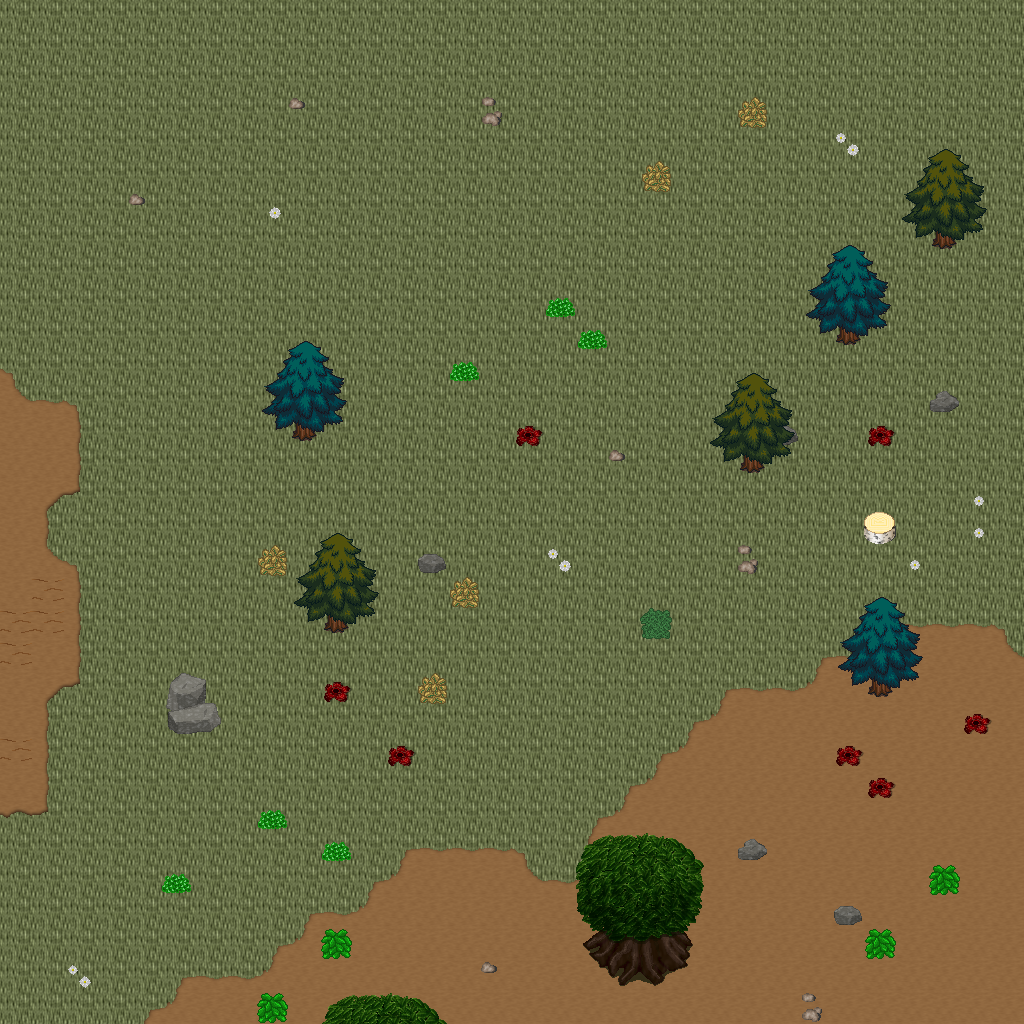

This is a level from a 2D game, rendered from its Tiled map with the project's own tilesets. A one-line summary and the map file follow, with tile-layer data summarised:
An orthogonal 32x32 tile map with 32x32 px tiles, 5 tile layers (Ground, Objects, Objects2, Above, ...), 1 hidden layer not drawn, 23 tilesets.

<map version="1.10" tiledversion="1.11.0" orientation="orthogonal" renderorder="right-down" width="32" height="32" tilewidth="32" tileheight="32" infinite="0" nextlayerid="11" nextobjectid="1">
 <tileset firstgid="1" name="ground_ground" tilewidth="32" tileheight="32" tilecount="33" columns="3">
  <image source="../drawable/ground_ground.png" width="96" height="352" />
 </tileset>
 <tileset firstgid="34" name="ground_ridge_earth_dark" tilewidth="32" tileheight="32" tilecount="96" columns="12">
  <image source="../drawable/ground_ridge_earth_dark.png" width="384" height="256" />
 </tileset>
 <tileset firstgid="130" name="plant_flower_daisy_white" tilewidth="32" tileheight="32" tilecount="8" columns="2">
  <image source="../drawable/plant_flower_daisy_white.png" width="64" height="128" />
 </tileset>
 <tileset firstgid="138" name="plant_grasses" tilewidth="32" tileheight="32" tilecount="6" columns="3">
  <image source="../drawable/plant_grasses.png" width="96" height="64" />
 </tileset>
 <tileset firstgid="144" name="plant_tree_tree_fluffy" tilewidth="32" tileheight="32" tilecount="12" columns="4">
  <image source="../drawable/plant_tree_tree_fluffy.png" width="128" height="96" />
 </tileset>
 <tileset firstgid="156" name="plant_bush_bushes" tilewidth="32" tileheight="32" tilecount="10" columns="5">
  <image source="../drawable/plant_bush_bushes.png" width="160" height="64" />
 </tileset>
 <tileset firstgid="166" name="logic_portal" tilewidth="32" tileheight="32" tilecount="24" columns="8">
  <image source="../drawable/logic_portal.png" width="256" height="96" />
 </tileset>
 <tileset firstgid="190" name="logic_collision" tilewidth="32" tileheight="32" tilecount="1" columns="1">
  <image source="../drawable/logic_collision.png" width="32" height="32" />
 </tileset>
 <tileset firstgid="191" name="logic_creature_animal" tilewidth="32" tileheight="32" tilecount="32" columns="8">
  <image source="../drawable/logic_creature_animal.png" width="256" height="128" />
 </tileset>
 <tileset firstgid="223" name="ground_dry_grass" tilewidth="32" tileheight="32" tilecount="54" columns="9">
  <image source="../drawable/ground_dry_grass.png" width="288" height="192" />
 </tileset>
 <tileset firstgid="277" name="ground_earth_edges" tilewidth="32" tileheight="32" tilecount="18" columns="6">
  <image source="../drawable/ground_earth_edges.png" width="192" height="96" />
 </tileset>
 <tileset firstgid="295" name="ground_grass_corners" tilewidth="32" tileheight="32" tilecount="24" columns="6">
  <image source="../drawable/ground_grass_corners.png" width="192" height="128" />
 </tileset>
 <tileset firstgid="319" name="plant_tree_evergreen" tilewidth="32" tileheight="32" tilecount="36" columns="3">
  <image source="../drawable/plant_tree_evergreen.png" width="96" height="384" />
 </tileset>
 <tileset firstgid="355" name="plant_tree_tree_darkgreen" tilewidth="32" tileheight="32" tilecount="88" columns="8">
  <image source="../drawable/plant_tree_tree_darkgreen.png" width="256" height="352" />
 </tileset>
 <tileset firstgid="443" name="building_decoration_rocks" tilewidth="32" tileheight="32" tilecount="6" columns="3">
  <image source="../drawable/building_decoration_rocks.png" width="96" height="64" />
 </tileset>
 <tileset firstgid="449" name="plant_stump_stump_pale_brown" tilewidth="32" tileheight="32" tilecount="4" columns="2">
  <image source="../drawable/plant_stump_stump_pale_brown.png" width="64" height="64" />
 </tileset>
 <tileset firstgid="453" name="plant_stump_int_small_stump_2" tilewidth="32" tileheight="32" tilecount="1" columns="1">
  <image source="../drawable/plant_stump_int_small_stump_2.png" width="32" height="32" />
 </tileset>
 <tileset firstgid="454" name="ground_rock_pebbles" tilewidth="32" tileheight="32" tilecount="3" columns="1">
  <image source="../drawable/ground_rock_pebbles.png" width="32" height="96" />
 </tileset>
 <tileset firstgid="457" name="plant_bush_bush_mult_colored" tilewidth="32" tileheight="32" tilecount="6" columns="3">
  <image source="../drawable/plant_bush_bush_mult_colored.png" width="96" height="64" />
 </tileset>
 <tileset firstgid="463" name="plant_tree_umbrella_thorn" tilewidth="32" tileheight="32" tilecount="18" columns="6">
  <image source="../drawable/plant_tree_umbrella_thorn.png" width="192" height="96" />
 </tileset>
 <tileset firstgid="481" name="logic_item_fruits" tilewidth="32" tileheight="32" tilecount="16" columns="8">
  <image source="../drawable/logic_item_fruits.png" width="256" height="64" />
 </tileset>
 <tileset firstgid="497" name="building_house_3" tilewidth="32" tileheight="32" tilecount="48" columns="6">
  <image source="../drawable/building_house_3.png" width="192" height="256" />
 </tileset>
 <tileset firstgid="545" name="logic_creature_mutant" tilewidth="32" tileheight="32" tilecount="7" columns="7">
  <image source="../drawable/logic_creature_mutant.png" width="224" height="32" />
 </tileset>
 <layer id="1" name="Ground" width="32" height="32">
  <data>[1024 cells, 1024 non-empty, 2 distinct tile ids]</data>
 </layer>
 <layer id="2" name="Objects" width="32" height="32">
  <data>[1024 cells, 126 non-empty, 35 distinct tile ids]</data>
 </layer>
 <layer id="3" name="Objects2" width="32" height="32">
  <data>[1024 cells, 0 non-empty, 0 distinct tile ids]</data>
 </layer>
 <layer id="4" name="Above" width="32" height="32">
  <data>[1024 cells, 80 non-empty, 36 distinct tile ids]</data>
 </layer>
 <layer id="5" name="Above2" width="32" height="32">
  <data>[1024 cells, 0 non-empty, 0 distinct tile ids]</data>
 </layer>
 <layer id="6" name="Walkable" width="32" height="32" visible="0">
  <data>[1024 cells, 36 non-empty, 1 distinct tile ids]</data>
 </layer>
 <objectgroup id="7" name="Mapevents" />
 <objectgroup id="8" name="Spawn" />
 <objectgroup id="9" name="Keys" />
 <objectgroup id="10" name="Replace" />
</map>
